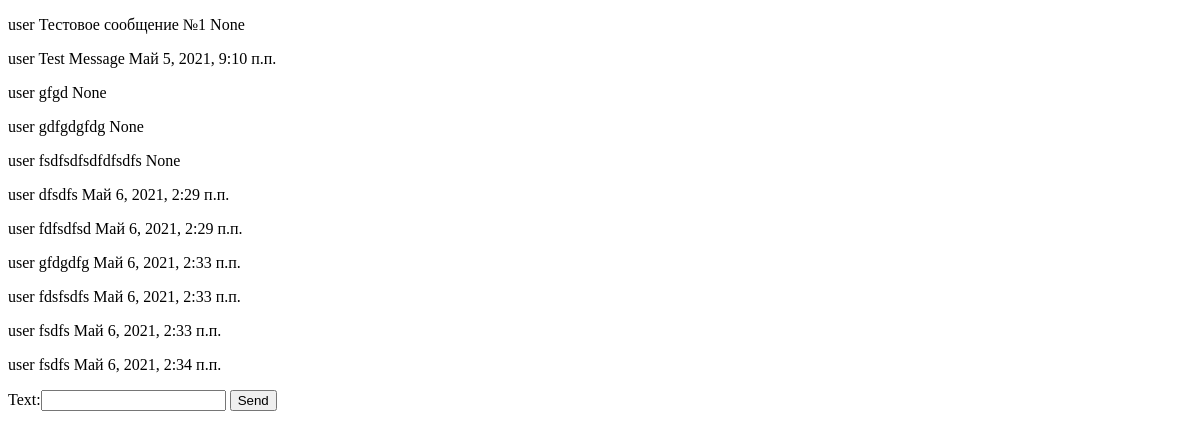
Before: / with the older database file.
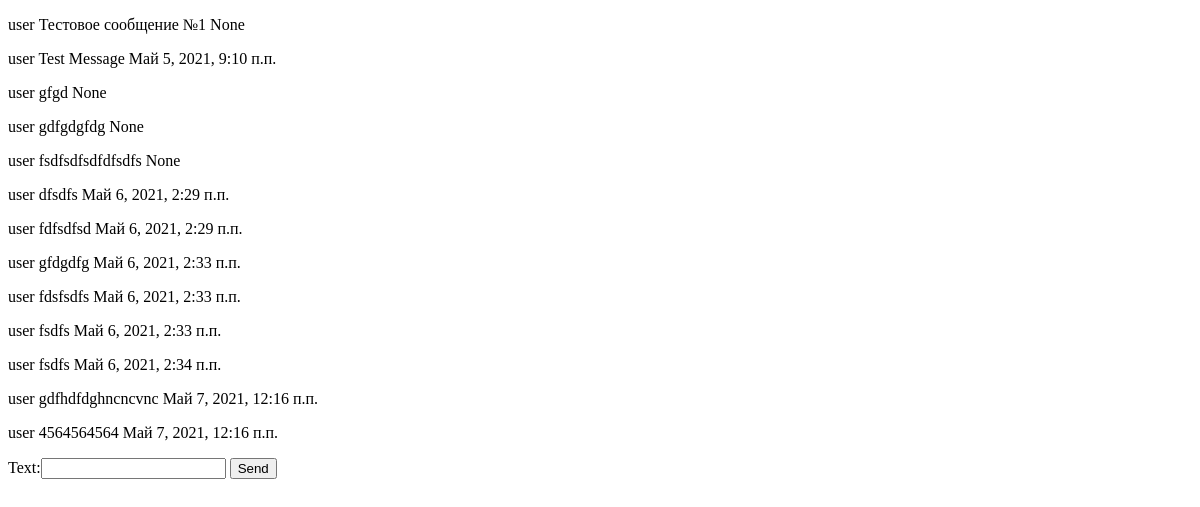
After: the same page with the newer database file.
### chat/models.py (models this page shows, shortened)
class Message(models.Model):
    author = models.ForeignKey(settings.AUTH_USER_MODEL, on_delete=models.CASCADE)
    text = models.CharField(max_length=300)
    sent_date = models.DateTimeField(blank=True, null=True)

### chat/views.py (the view)
# urls.py: url(r'', views.message_list, name='message_list'),
def message_list(request):
    if request.method == "POST":
        new_message_text = request.POST.get("text")
        print(new_message_text)
        new_message = Message(text=new_message_text, author=User.objects.get(username='user'), sent_date=timezone.now())
        new_message.save()
    messages = Message.objects.all()
    message_form = MessageForm()
    return render(request, 'chat/message_list.html', {'messages': messages, 'form': message_form})

### chat/forms.py
class MessageForm(forms.Form):
    text = forms.CharField(max_length=300)

### chat/templates/chat/message_list.html (shortened to what this page needs)
<!DOCTYPE html>
<html lang="en">
    <head>
    </head>
    <body>
        {% for message in messages %}
            <div>
                <p>
                    {{ message.author }}
                    {{ message.text }}
                    {{ message.sent_date }}
                </p>
            </div>
        {% endfor %}
        <form method="post">
            {{ form }}
            <input type="submit" value="Send">
        </form>
    </body>
</html>

Changed rows visible on the page:
added Message: author "user", text "gdfhdfdghncncvnc", sent_date "Май 7, 2021, 12:16 п.п."
added Message: author "user", text "4564564564", sent_date "Май 7, 2021, 12:16 п.п."
